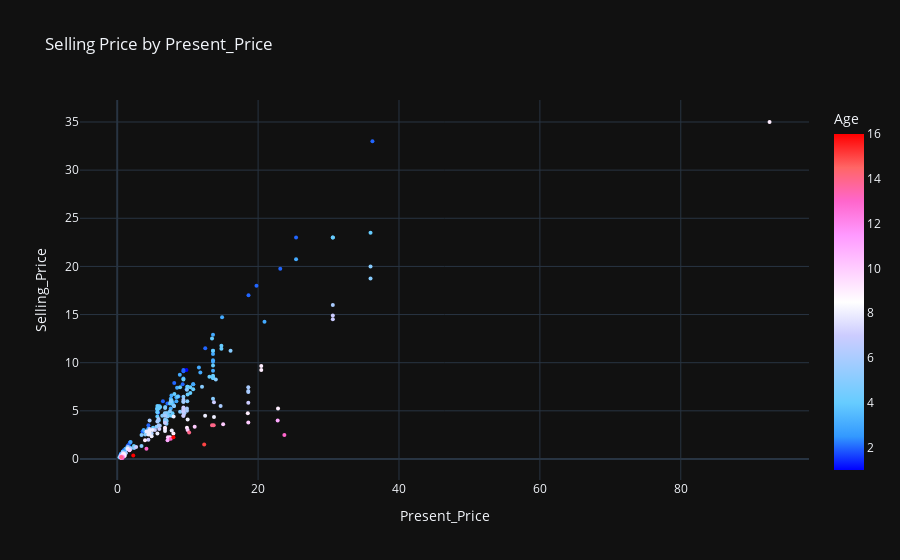

The notebook cell this image was saved under:
### Code cell
fig3 = px.scatter(df, x='Present_Price', y='Selling_Price',color = 'Age',title=f'Selling Price by Present_Price',template="plotly_dark", color_continuous_scale='Picnic') # setting the plot type
fig3.update_traces(marker_size=4)
fig3.show() # showing the plot

### Figure 1 — Plotly figure (JSON) as saved in the notebook; plotly's stock layout.template omitted (floating-point values rounded to 4 significant figures; data arrays with more than 128 entries replaced by an {"elided": "..."} marker saying what was removed)
{"data": [{"hovertemplate": "Present_Price=%{x}<br>Selling_Price=%{y}<br>Age=%{marker.color}<extra></extra>", "legendgroup": "", "marker": {"color": {"elided": "301 int values"}, "coloraxis": "coloraxis", "size": 4, "symbol": "circle"}, "mode": "markers", "name": "", "orientation": "v", "showlegend": false, "type": "scatter", "x": {"elided": "301 float values"}, "xaxis": "x", "y": {"elided": "301 float values"}, "yaxis": "y"}], "layout": {"coloraxis": {"colorbar": {"title": {"text": "Age"}}, "colorscale": [[0, "rgb(0,0,255)"], [0.1, "rgb(51,153,255)"], [0.2, "rgb(102,204,255)"], [0.3, "rgb(153,204,255)"], [0.4, "rgb(204,204,255)"], [0.5, "rgb(255,255,255)"], [0.6, "rgb(255,204,255)"], [0.7, "rgb(255,153,255)"], [0.8, "rgb(255,102,204)"], [0.9, "rgb(255,102,102)"], [1, "rgb(255,0,0)"]]}, "legend": {"tracegroupgap": 0}, "title": {"text": "Selling Price by Present_Price"}, "xaxis": {"anchor": "y", "domain": [0, 1], "title": {"text": "Present_Price"}}, "yaxis": {"anchor": "x", "domain": [0, 1], "title": {"text": "Selling_Price"}}}}
